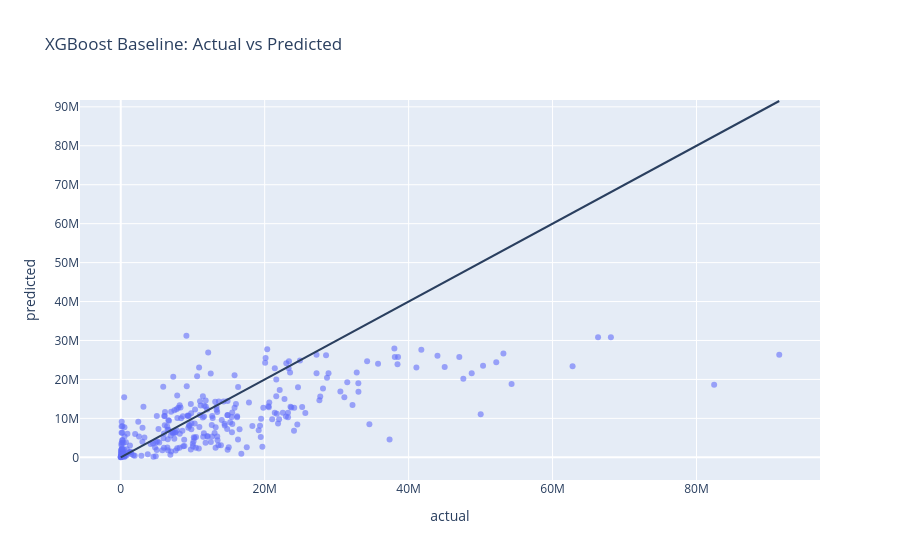

Write notebook code for a chart like this one.
### Code cell
plot_df = pd.DataFrame({
    "actual": y_test_dollars,
    "predicted": xgb_pred_dollars
})

fig = px.scatter(
    plot_df,
    x="actual",
    y="predicted",
    title="XGBoost Baseline: Actual vs Predicted",
    opacity=0.6
)

fig.add_shape(
    type="line",
    x0=plot_df["actual"].min(),
    y0=plot_df["actual"].min(),
    x1=plot_df["actual"].max(),
    y1=plot_df["actual"].max(),
)

fig.show()

### Figure 1 — Plotly figure (JSON) as saved in the notebook; plotly's stock layout.template omitted (floating-point values rounded to 4 significant figures; data arrays with more than 128 entries replaced by an {"elided": "..."} marker saying what was removed)
{"data": [{"hovertemplate": "actual=%{x}<br>predicted=%{y}<extra></extra>", "legendgroup": "", "marker": {"color": "#636efa", "opacity": 0.6, "symbol": "circle"}, "mode": "markers", "name": "", "orientation": "v", "showlegend": false, "type": "scatter", "x": {"elided": "299 float values"}, "xaxis": "x", "y": {"elided": "299 float values"}, "yaxis": "y"}], "layout": {"legend": {"tracegroupgap": 0}, "shapes": [{"type": "line", "x0": 633.0, "x1": 91500000.0, "y0": 633.0, "y1": 91500000.0}], "title": {"text": "XGBoost Baseline: Actual vs Predicted"}, "xaxis": {"anchor": "y", "domain": [0, 1], "title": {"text": "actual"}}, "yaxis": {"anchor": "x", "domain": [0, 1], "title": {"text": "predicted"}}}}
